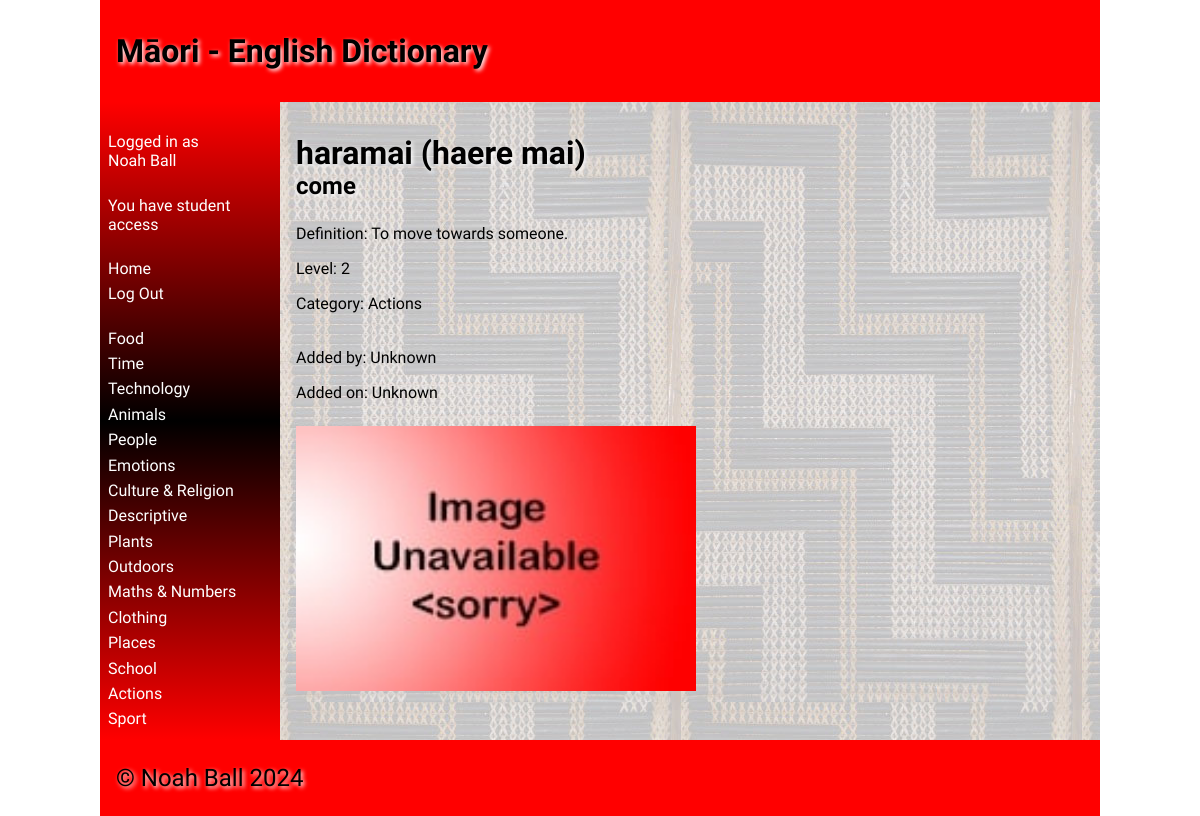
The app's page /word/2 (signed in) with its own data.
### tables this page shows
CREATE TABLE category
(
    id   integer
        constraint category_pk
            primary key autoincrement,
    name varchar(35)
);

CREATE TABLE "word"
(
    id         integer
        constraint word_pk
            primary key autoincrement,
    maori      varchar(35),
    english    varchar(35),
    definition varchar(256),
    level      integer,
    category   integer
        constraint word_category_id_fk
            references category,
    filename   varchar(40),
    added_by   integer
        constraint word_user_id_fk
            references user,
    added_time integer
);

### routes/pages.py (the view)
def word_page(word_id):
    if not helpers.user_authenticated():  # Check if the user is logged in
        return redirect('/login')  # If not, redirect to the login page
    try:
        word_id = int(word_id) # Convert to int
    except ValueError:
        return redirect('/?=Word+ID+is+invalid.') # Redirect to the home page with an error message
    word = db.run_query("SELECT id, maori, english, definition, level, category, filename, added_by, added_time FROM word WHERE id = ?", (word_id,), False, False)
    if word is None:  # If the word id is invalid
        return redirect('/?error=Word+not+found')  # Redirect to the home page with an error message
    categories = helpers.get_categories()  # Retrieve all categories from the database
    cat_name = helpers.cat_id_to_name(word[5], categories)
    if cat_name is None: # If the category id is invalid
        return redirect('/?error=Category+for+word+not+found') # Redirect to the home page with an error message
    added_by = db.run_query("SELECT name FROM user WHERE id = ?", (word[7],), False, False)
    if added_by is not None:
        word += (added_by[0],)  # Add the user's name to the word tuple
    else:
        word += ("Unknown",)  # If the user is not found, add "Unknown" to the word tuple
    local_timezone = tzlocal.get_localzone()  # Get the local timezone
    try:
        time_added_obj = datetime.fromtimestamp(word[8], local_timezone)  # Convert the timestamp to a datetime object
        readable_time = time_added_obj.strftime("%d/%m/%Y %H:%M:%S")  # Convert the datetime object to a human-readable format
        word += (readable_time,)  # Add the human-readable time to the word tuple
    except:
        word += ("Unknown",)  # If the time is not found, add "Unknown" to the word tuple
    return render_template('word.html', word=word, cat_name=cat_name, categories=categories)

### lib/db.py (called while the page is built)
def create_connection(db_file):
    try:  # Try/except block to handle exceptions
        connection = sqlite3.connect(db_file)  # Create a connection to the database
        return connection  # Return the connection
    except sqlite3.Error as e:
        print(e)  # Print the error (if one is caught)
    return None

def run_query(query: str, params: tuple, multiple: bool, commit: bool):
    conn = create_connection(globals.DATABASE_FILE)  # Create a connection to the database
    cur = conn.cursor()  # Create a cursor object
    cur.execute(query, params)  # Execute the query
    if commit:  # If the query requires a commit
        conn.commit()  # Commit the query
    if multiple:  # If the query returns multiple rows
        result = cur.fetchall()  # Retrieve all rows
    else:  # If the query returns a single row
        result = cur.fetchone()  # Retrieve the row
    conn.close()  # Close the connection
    return result  # Return the result

### lib/helpers.py (called while the page is built)
def get_categories():
    query = "SELECT id, name FROM category"
    conn = db.create_connection(globals.DATABASE_FILE)
    cur = conn.cursor()
    cur.execute(query)
    categories = cur.fetchall()
    conn.close()
    return categories

def user_authenticated():
    return 'user_id' in session

def cat_id_to_name(cat_id: int, categories: tuple):
    for i in range(len(categories)): # For each category
        if categories[i][0] == cat_id: # If the category ID matches
            return categories[i][1] # Return the category name
    return "Unknown" # If the category ID is not found, return "Unknown".

### templates/word.html (shortened to what this page needs)
{% extends 'base.html' %}
{% block heading %}Māori - English Dictionary{% endblock %}
{% block main %}
    <div>
        <h1 style="padding-bottom: 0">{{ word[1] }}</h1>
        <h2 style="padding-top: 0">{{ word[2] }}</h2>
        <p>Definition: {{ word[3] }}</p>
        <p>Level: {{ word[4] }}</p>
        <p>Category: {{ cat_name }}</p>
        <br>
        <p>Added by: {{ word[9] }}</p>
        <p>Added on: {{ word[10] }}</p>
    </div>
    <div>
    <img style="max-height: 400px; max-width: 400px; padding-top: 1rem" src="/static/images/{{ word[6] or "noimage.jpg" }}" alt="{{ word[2] }}">
    </div>
{% endblock %}

### templates/base.html (shortened to what this page needs)
<!doctype html>
<html lang="en">
<head>
    <link href="{{ url_for('static', filename='css/style.css') }}" rel="stylesheet">
</head>
<body>
<div id="container">
    <header>
        <h1>{% block heading %}{% endblock %}</h1>
    </header>
    <nav>
        <ul>
            {% if session["username"] %}
                <li><a>Logged in as<br>{{ session["name"] }}</a></li>
                <br>
                {% if session["user_type"] == 1 %}
                    <li><a>You have student access</a></li>
                {% elif session["user_type"] == 2 %}
                    <li><a>You have teacher access</a></li>
                    <br>
                    <li><a href="/add-category">Add Category</a></li>
                {% endif %}
                <br>
                <li><a href="/">Home</a></li>
            {% endif %}
            {% if not session["user_id"] %}
                <li><a href="/login">Log In</a></li>
                <li><a href="/signup">Sign Up</a></li>
            {% else %}
                <li><a href="/logout">Log Out</a></li>
            {% endif %}
            <br>
            {% for category in categories %}
                <li><a href="/category/{{ category[0] }}">{{ category[1] }}</a></li>
            {% endfor %}
        </ul>
    </nav>
    <main>
        {% block main %}{% endblock %}
    </main>
    <footer>
        <p>
            &copy; Noah Ball 2024
        </p>
    </footer>
</div>
</body>
</html>

### static/css/style.css (style rules this page uses)
* { font-family: Comfortaa, sans-serif; margin: 0; padding: 0; box-sizing: border-box; }
#container { display: grid; grid-template-columns: 75px auto; grid-template-areas: 'nav header' 'main main' 'footer footer'; }
header { grid-area: header; background-color: #f00; padding: 1rem; }
nav { grid-area: nav; }
main { grid-area: main; padding: 1rem; background-color: #edd; }
h1, h2, h3, h4 { padding: 1rem 0; font-family: 'Suez One', serif; color: #000; text-shadow: 2px 2px 4px #fff; }
p { padding: 0.5rem 0; }
a { color: #222; }
img { width: 100%; }
footer { grid-area: footer; padding: 1rem; background-color: #f00; }
footer p { color: #000; text-shadow: 2px 2px 4px #fff; font-size: 1.5rem; }
@media only screen and (min-width: 768px) { #container { grid-template-columns: 180px auto; grid-template-areas: 'header header' 'nav main' 'footer footer'; } }
@media only screen and (min-width: 768px) { nav { background: linear-gradient(180deg, rgba(255,0,0,1) 0%, rgba(0, 0, 0, 1) 50%, rgba(255,0,0,1) 100%); padding: 0.5rem; } }
@media only screen and (min-width: 768px) { nav ul { list-style: none; } }
@media only screen and (min-width: 768px) { nav li { padding: 0.2rem 0; } }
@media only screen and (min-width: 768px) { nav a { color: #fff; text-decoration: none; } }
@media only screen and (min-width: 768px) { main { background-image: url('/poutama.jpg'); } }
@media only screen and (min-width: 1000px) { #container { width: 1000px; margin: auto; } }

### records on screen
category: name "Food"
category: name "Time"
category: name "Technology"
category: name "Animals"
category: name "People"
category: name "Emotions"
category: name "Culture & Religion"
category: name "Descriptive"
category: name "Plants"
category: name "Outdoors"
category: name "Maths & Numbers"
category: name "Clothing"
category: name "Places"
category: name "School"
category: name "Actions"
category: name "Sport"
word: maori "haramai (haere mai)", english "come", definition "To move towards someone.", level "2"

### other values on screen
{{ session["name"] }} "Noah Ball"
{{ word[9] }} "Unknown"
{{ word[10] }} "Unknown"
